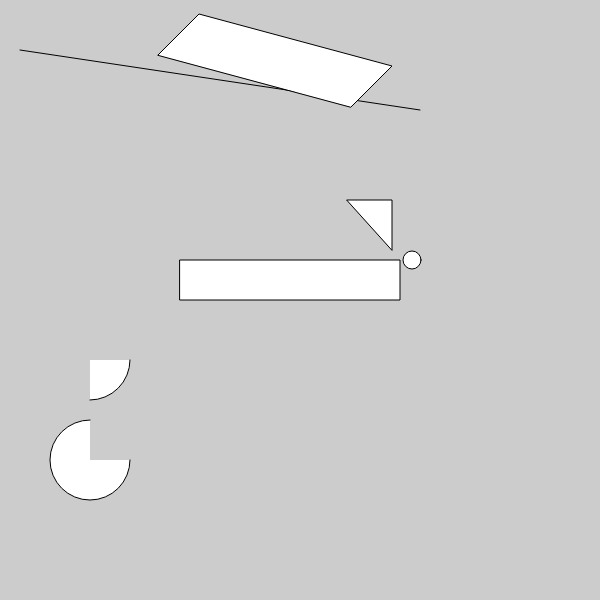
Frame 1 (no input)
Frame 60 (no input): identical to frame 1, image omitted
Frame 120 (the mouse pressed at the canvas centre since frame 60): identical to frame 1, image omitted

The p5.js sketch that drew this single still picture (run headless with seeded random() and noise() and a simulated clock; from frame 60 on, the mouse is pressed at the canvas centre):

// p5.js sketch
// ── sketch.js
function setup(){
  createCanvas(600, 600);
}

function draw(){
  background(204);
  line(20, 50, 420, 110);
  quad(158, 55, 199, 14, 392, 66, 351, 107);
  triangle(347, 200, 392, 200, 392, 250);
  rect(180, 260, 220, 40);
  ellipse(412, 260, 18, 18)
  arc(90, 360, 80, 80, 0, HALF_PI)
  arc(90, 460, 80, 80, 0, PI + HALF_PI)
}



      
